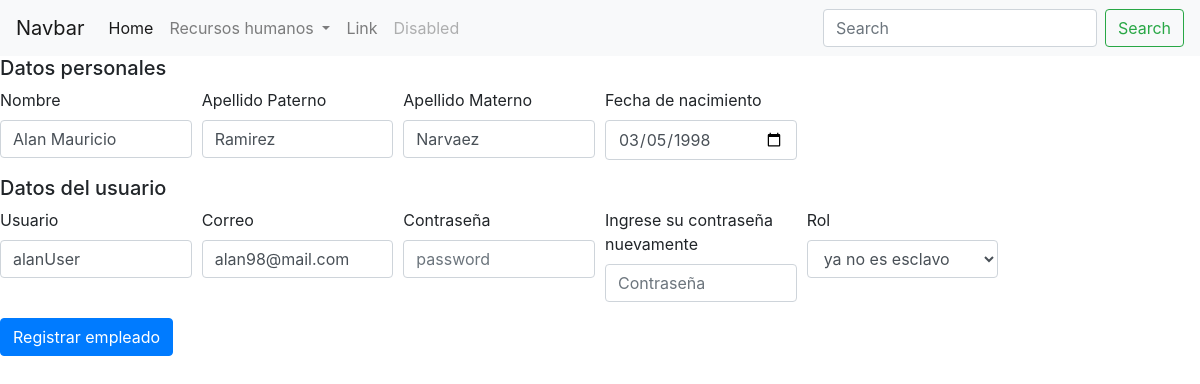
Page /RH/edit/7/ on the committed database.
### RH/models.py (models this page shows)
class Empleado(models.Model):
	nombre=models.CharField(max_length=120)
	apellido_paterno=models.CharField(max_length=120)
	apellido_materno=models.CharField(max_length=120,blank=True,null=True)
	fecha_de_nacimiento=models.DateTimeField(blank=True,null=True)
	fecha_de_alta=models.DateTimeField(default=timezone.now)
	rol=models.ForeignKey(Rol,on_delete=models.CASCADE)
	usuario=models.ForeignKey('auth.User',on_delete=models.CASCADE)

### RH/views.py (the view, shortened to what this page needs)
# urls.py: path('edit/<int:pk>/',views.empleados_edit,name='empleados_edit'),
def empleados_edit(request,pk):
	empleado=Empleado.objects.get(pk=pk)
	usuario=empleado.usuario
	roles=Rol.objects.all()
	return render(request, 'RH/empleados_create.html', {'roles':roles,'empleado':empleado})

### RH/templates/RH/empleados_create.html (shortened to what this page needs)
{% extends "base.html" %}
{% block content %}
	<form method="POST" onsubmit="return validatePass()">
		<h5>Datos personales</h5>
		<div class="form-row">
			<div class="form-group col-md-2">
			    <label for="inputNombre">Nombre</label>
			    <input type="text" class="form-control" id="inputNombre" name="nombre" required="" value="{%firstof empleado.nombre%}">
			</div>
			<div class="form-group col-md-2">
			    <label for="inputApellidoP">Apellido Paterno</label>
			    <input type="text" class="form-control" id="inputApellidoP" name="apellido_paterno" required="" value="{%firstof empleado.apellido_paterno%}">
			</div>
			<div class="form-group col-md-2">
			    <label for="inputApellidoM">Apellido Materno</label>
			    <input type="text" class="form-control" id="inputApellidoM" name="apellido_materno" value="{%firstof empleado.apellido_materno%}">
			</div>
			<div class="form-group col-md-2">
			    <label for="inputNacimiento">Fecha de nacimiento</label>
			    <input type="date" class="form-control" id="inputNacimiento" name="fecha_de_nacimiento" required="" value="{%firstof empleado.fecha_de_nacimiento|date:'Y-m-d'%}">
			</div>
		</div>
		<h5>Datos del usuario</h5>
	  <div class="form-row">
	  	<div class="form-group col-md-2">
	      <label for="inputUsuario">Usuario</label>
	      <input type="text" class="form-control" id="inputUsuario" name="username" value="{%firstof empleado.usuario.username%}">
	    </div>
	    <div class="form-group col-md-2">
	      <label for="inputCorreo">Correo</label>
	      <input type="email" class="form-control" id="inputCorreo" placeholder="Email" name="email" value="{%firstof empleado.usuario.email%}">
	    </div>
	    <div class="form-group col-md-2">
	      <label for="inputPassword">Contraseña</label>
	      <input type="password" class="form-control" id="inputPassword" placeholder="password" required name="password">
	    </div>
	    <div class="form-group col-md-2">
	      <label for="inputPassword">Ingrese su contraseña nuevamente</label>
	      <input type="password" class="form-control" id="inputPassword2" placeholder="Contraseña" required="">
	    </div>
	    <div class="form-group col-md-2">
	      <label for="inputRol">Rol</label>
	      <select id="inputRol" class="form-control" required="" name="rol">
	        {%for rol in roles%}
	        	{%ifequal rol empleado.rol%}
	        		<option selected value="{{rol.pk}}">{{rol.nombre}}</option>
	        	{%else%}
	        		<option value="{{rol.pk}}">{{rol.nombre}}</option>
	        	{%endifequal%}
	        {%endfor%}
	      </select>
	    </div>
	  </div>
	  <button type="submit" class="btn btn-primary">Registrar empleado</button>
	</form>
{% endblock content %}

### rows in the picture
Empleado: nombre "Alan Mauricio", apellido_paterno "Ramirez", apellido_materno "Narvaez", fecha_de_nacimiento "03/05/1998", username "alanUser", email "alan98@mail.com"

### other values in the picture
form field rol "ya no es esclavo"
